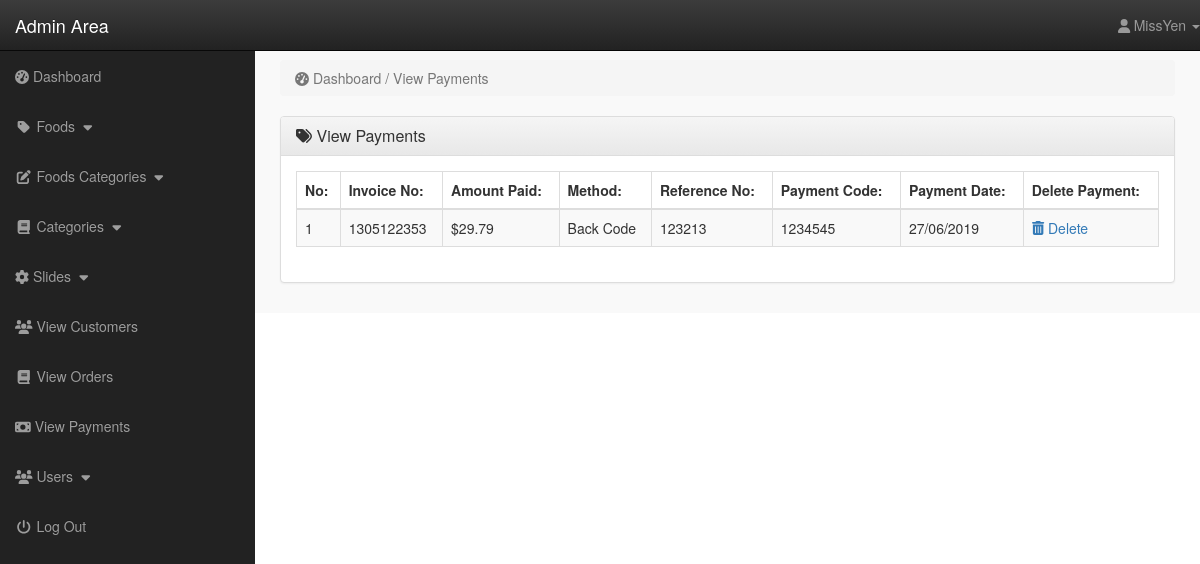
The page /admin_area/index.php?view_payments (signed in) on the database its author committed.
### tables this page shows
CREATE TABLE `payments` (
  `payment_id` int(10) NOT NULL,
  `invoice_no` int(10) NOT NULL,
  `amount` float NOT NULL,
  `payment_mode` text NOT NULL,
  `ref_no` int(10) NOT NULL,
  `code` int(10) NOT NULL,
  `payment_date` text NOT NULL
);

### admin_area/view_payments.php (the view)
<?php
if(!isset($_SESSION['admin_email'])){
	echo "<script>window.open('login.php','_self')</script>";
}else{
?>
<div class="row">
	<div class="col-lg-12">
		<ol class="breadcrumb">
			<li class="active">
				<i class="fas fa-tachometer-alt"></i> Dashboard / View Payments
			</li>
		</ol>
	</div>
</div>
<div class="row">
	<div class="col-lg-12">
		<div class="panel panel-default">
			<div class="panel-heading">
				<h3 class="panel-title">
					<i class="fa fa-tags"></i> View Payments
				</h3>
			</div>
			<div class="panel-body">
				<div class="table-responsive">
					<table class="table table-striped table-bordered table-hover">
						<thead>
							<tr>
								<th> No: </th>
								<th> Invoice No: </th>
								<th> Amount Paid: </th>
								<th> Method: </th>
								<th> Reference No: </th>
								<th> Payment Code: </th>
								<th> Payment Date: </th>
								<th> Delete Payment: </th>
							</tr>
						</thead>
						<tbody>
						<?php
						$i = 0;
						$get_payments = "select * from payments";
						$run_payments = mysqli_query($conn,$get_payments);
						while($row_payments=mysqli_fetch_array($run_payments)){
							$payment_id = $row_payments['payment_id'];
							$invoice_no = $row_payments['invoice_no'];
							$amount = $row_payments['amount'];
							$payment_mode = $row_payments['payment_mode'];
							$ref_no = $row_payments['ref_no'];
							$code = $row_payments['code'];
							$payment_date = $row_payments['payment_date'];
							$i++;
						?>
						<tr>
							<td> <?php echo $i; ?> </td>
							<td> <?php echo $invoice_no; ?> </td>
							<td> $<?php echo $amount; ?> </td>
							<td> <?php echo $payment_mode; ?> </td>
							<td> <?php echo $ref_no; ?> </td>
							<td> <?php echo $code; ?> </td>
							<td> <?php echo $payment_date; ?> </td>
							<td>
								<a href="index.php?delete_payment=<?php echo $payment_id; ?>">
									<i class="fa fa-trash-alt"></i> Delete
								</a>
							</td>
						</tr>
						<?php } ?>
						</tbody>
					</table>
				</div>
			</div>
		</div>
	</div>
</div>
<?php } ?>

### admin_area/includes/sidebar.php (shortened to what this page needs)
<?php
    if(!isset($_SESSION['admin_email'])){
        echo "<script>window.open('../login.php','_self')</script>";
    }else{
?>
<nav class="navbar navbar-inverse navbar-fixed-top">
    <div class="navbar-header">
        <a href="index.php?dashboard" class="navbar-brand">Admin Area</a>
    </div>
    <ul class="nav navbar-right top-nav">
        <li class="dropdown">
            <a href="#" class="dropdown-toggle" data-toggle="dropdown">
                <i class="fa fa-user"></i> <?php echo $admin_name; ?> <b class="caret"></b>
            </a>
        </li>
    </ul>
    <div class="collapse navbar-collapse navbar-ex1-collapse">
        <ul class="nav navbar-nav side-nav">
            <li>
                <a href="index.php?dashboard">
                    <i class="fas fa-tachometer-alt"></i> Dashboard
                </a>
            </li>
            <li>
                <a href="#" data-toggle="collapse" data-target="#products">
                    <i class="fa fa-fw fa-tag"></i> Foods
                    <i class="fa fa-fw fa-caret-down"></i>
                </a>
            </li>
            <li>
                <a href="#" data-toggle="collapse" data-target="#p_cat">
                    <i class="fa fa-fw fa-edit"></i> Foods Categories
                    <i class="fa fa-fw fa-caret-down"></i>
                </a>
            </li>
            <li>
                <a href="#" data-toggle="collapse" data-target="#cat">
                    <i class="fa fa-fw fa-book"></i> Categories
                    <i class="fa fa-fw fa-caret-down"></i>
                </a>
            </li>
            <li>
                <a href="#" data-toggle="collapse" data-target="#slides">
                    <i class="fas fa-cog"></i> Slides
                    <i class="fa fa-fw fa-caret-down"></i>
                </a>
            </li>
            <li>
                <a href="index.php?view_customers">
                    <i class="fa fa-fw fa-users"></i> View Customers
                </a>
            </li>
            <li>
                <a href="index.php?view_orders">
                    <i class="fa fa-fw fa-book"></i> View Orders
                </a>
            </li>
            <li>
                <a href="index.php?view_payments">
                    <i class="fas fa-money-bill"></i> View Payments
                </a>
            </li>
            <li>
                <a href="#" data-toggle="collapse" data-target="#users">
                    <i class="fa fa-fw fa-users"></i> Users
                    <i class="fa fa-fw fa-caret-down"></i>
                </a>
            </li>
            <li>
                <a href="logout.php">
                    <i class="fa fa-fw fa-power-off"></i> Log Out
                </a>
            </li>
        </ul>
    </div>
</nav>
<?php } ?>

### admin_area/css/style_admin.css (style rules this page uses)
body { margin-top: 100px; }
@media (min-width: 768px) { body { margin-top: 50px; } }
.top-nav { 0 15px; }
.top-nav>li { float: left; display: inline-block; }
.top-nav>li>a { color: #999999; line-height: 20px; padding-top: 15px; padding-bottom: 15px; }
@media (min-width: 768px) { .side-nav { position: fixed; top: 51px; bottom: 0; width: 255px; overflow-y: auto; overflow-x: hidden; background-color: #222222; padding-bottom: 40px; border-radius: 0; } }
@media (min-width: 768px) { .side-nav>li>a { width: 255px; } }
.panel-body { border-radius: 5px; }

### rows shown on the page
payments: invoice_no "1305122353", amount "29.79", payment_mode "Back Code", ref_no "123213", code "1234545", payment_date "27/06/2019"

### other values the page prints
$admin_name "MissYen"
